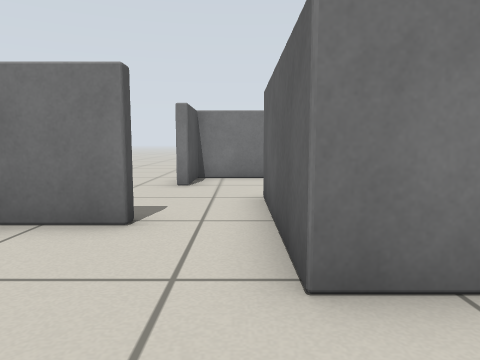
view 1 (above)

16 first-person views from a walk through a world built for the Gazebo simulator. The camera is 0.51 m above the floor, tilts 6° down and sees 70° across. The floor is counted in squares, 0.5 m on a side. Each view is taken from the middle of a square. On the plan, view 1 faces up. The plan holds only what a view shows up to about 13 squares ahead; the rest is blank.

view 2
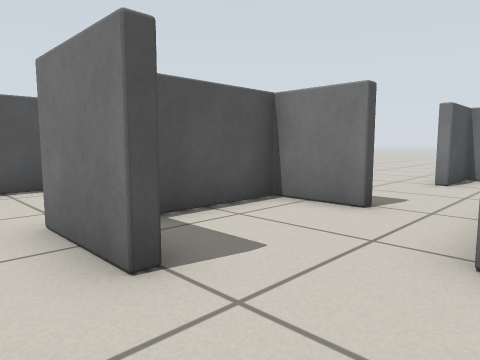

view 3
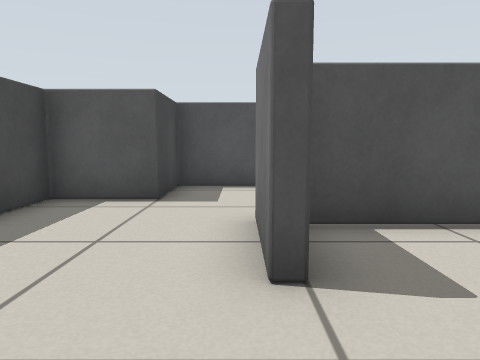

view 4
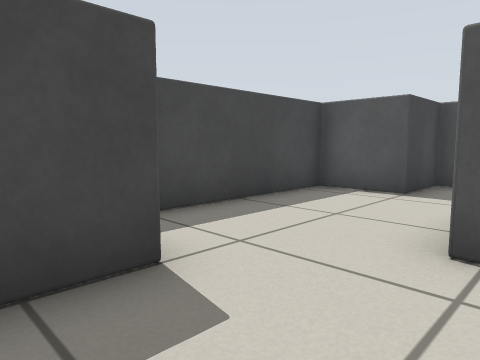

view 5
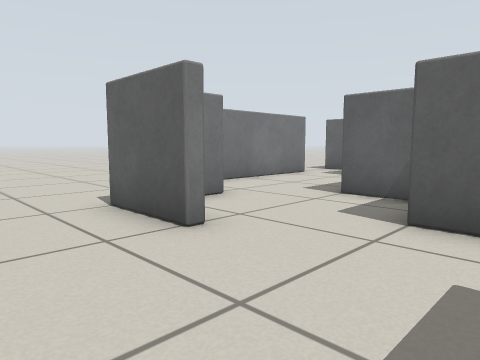

view 6
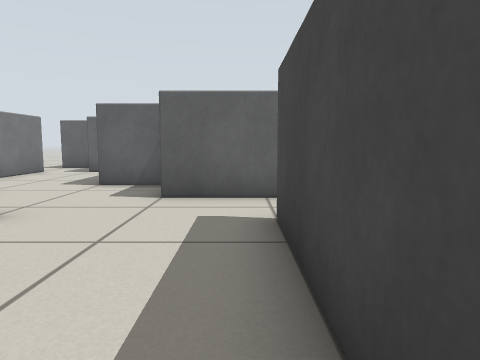

view 7
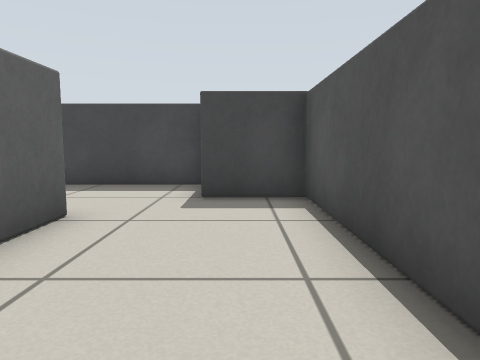

view 8
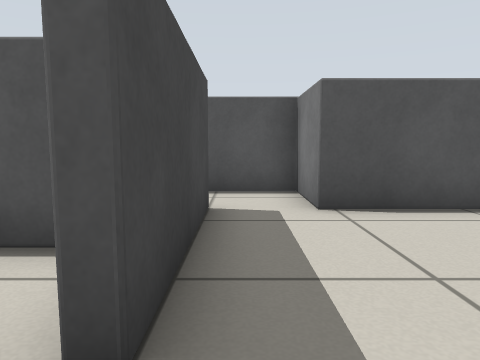

view 9
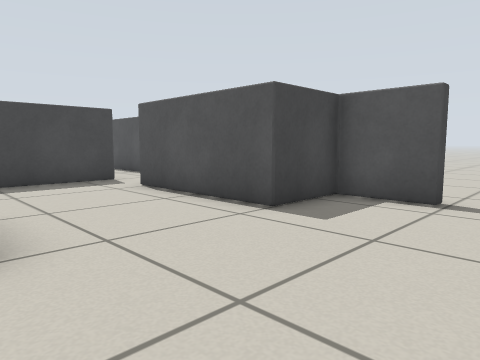

view 10
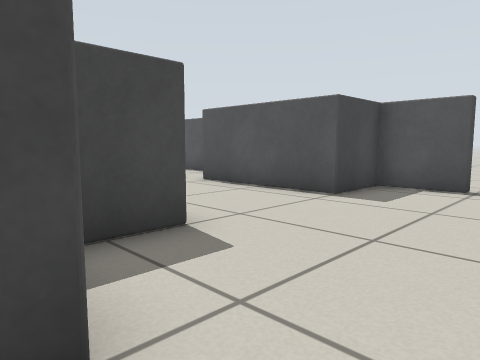

view 11
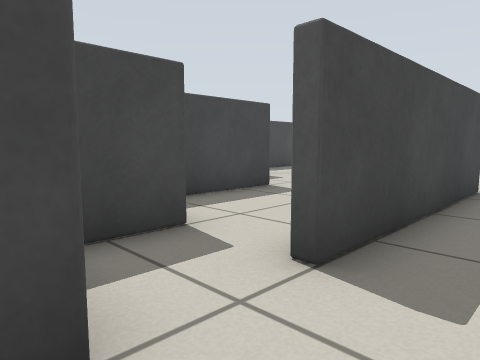

view 12
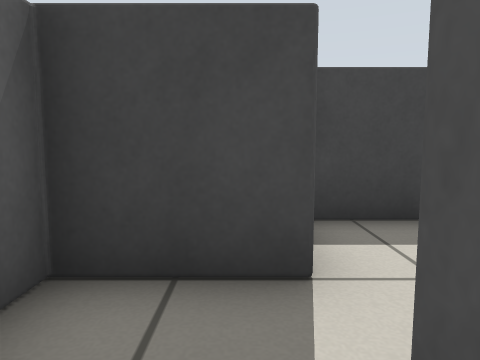

view 13
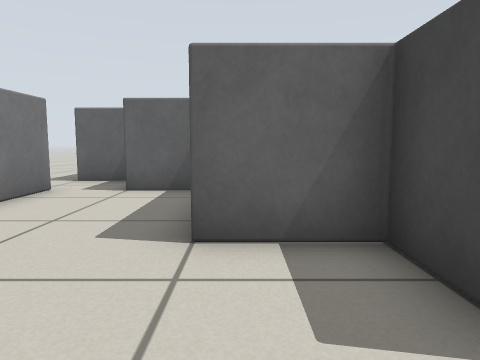

view 14
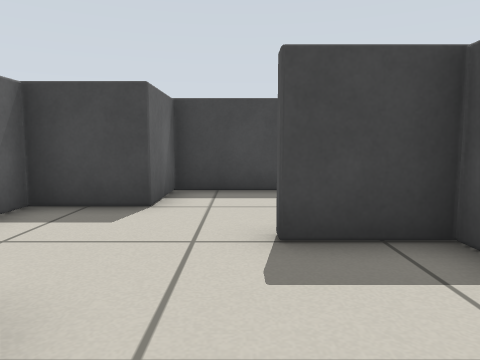

view 15
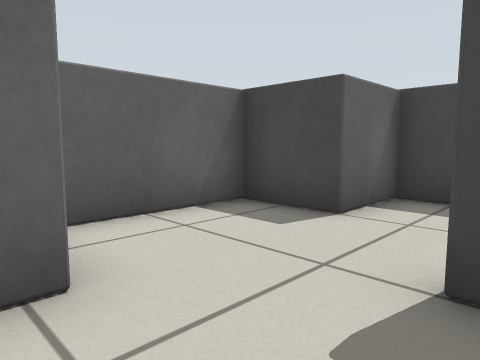

view 16
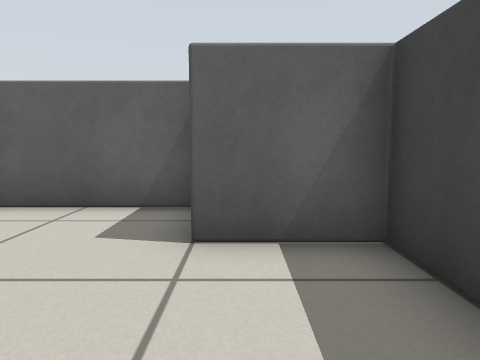

### Floor plan
Points are (right, up) in squares from view 1. A wall is a line through its corners. A room is listed if a view was taken in it or the views show most of it. See-through windows are left out.
Room 1 (views 1, 2, 3, 4, 5, 8, 9, 13, 14, 15, 16)
walls: (-1.4, 4.2) (-3.3, 4.2) (-3.3, 0.5) (-1.4, 0.5); (1, 6.5) (2.4, 6.5) (2.4, 8.5) (6.1, 8.5); (-1.6, 8.4) (-1.6, 10.5) (-0.2, 10.5); (0.8, 10.2) (-1.4, 10.2) (-1.4, 8.4); (1.6, 2.2) (0.4, 2.2) (0.4, 6.5); (-5.4, 4.5) (-1.4, 4.5); (-1.4, 0.2) (-3.6, 0.2) (-3.6, 1.6); (-7.3, 4.5) (-7.3, -1.5) (-5.3, -1.5) (-5.3, -3.5) (0.4, -3.5) (0.4, -1.5) (2.4, -1.5) (2.4, 1.9); (6.4, 9) (6.4, 10.5) (8.4, 10.5) (8.4, 11.5); (-7.3, 12.4) (-7.3, 10.5) (-5.3, 10.5) (-5.3, 6.2); (6.6, 12.2) (2.5, 12.2)
ways out: opening at (-6, 4) to room 2; opening at (-5, 5) to room 2; opening at (0.5, 13.5) to room 3; opening at (7.5, 12) to room 3; opening at (-7, 13.5)
Room 2 (views 6, 7)
walls: (-5.3, 6.2) (-7.3, 6.2) (-7.3, 4.5)
ways out: opening at (-6, 4) to room 1; opening at (-5, 5) to room 1
Room 3 (views 10, 11, 12)
walls: (8.4, 11.5) (8.4, 12.5) (8.9, 12.5); (0.4, 12.5) (6.6, 12.5)
ways out: opening at (0.5, 13.5) to room 1; opening at (7.5, 12) to room 1

Positions as (right, up) in squares from view 1, and headings:
1: (0, 0), facing up
2: (1, -1), facing up-left
3: (1, 0), facing left
4: (2, 1), facing down-left
5: (-4, 5), facing up-right
6: (-6, 5), facing right
7: (-6, 5), facing down
8: (0, 5), facing left
9: (-1, 14), facing down-left
10: (1, 14), facing down-left
11: (9, 14), facing down-left
12: (7, 13), facing down
13: (-1, 8), facing right
14: (-1, 4), facing down
15: (-2, 3), facing down-right
16: (-3, -2), facing right
